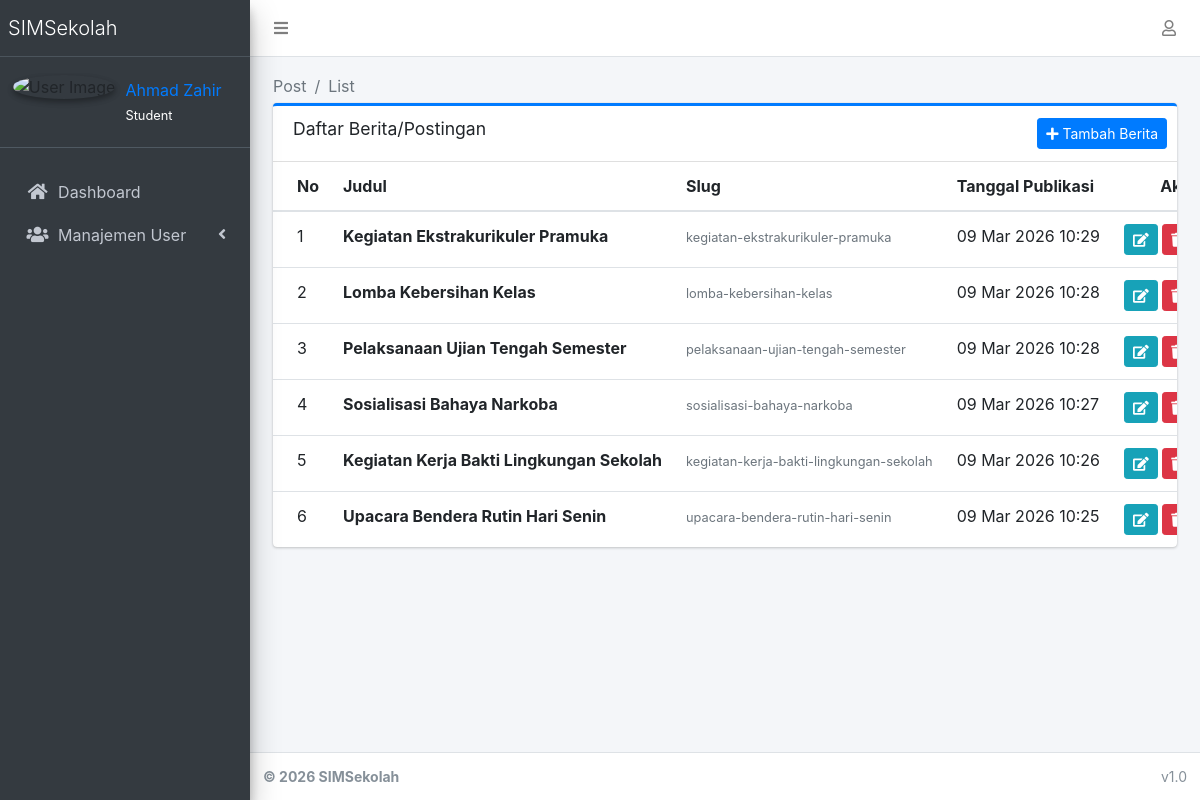
The page /posting/ (signed in) on the database its author committed.
### apps/accounts/models.py (models this page shows, shortened)
class UserProfile(models.Model):
    GENDER_CHOICES = (
        ('L', 'Laki-laki'),
        ('P', 'Perempuan'),
    )
    user = models.OneToOneField(User, on_delete=models.CASCADE)
    nama_lengkap = models.CharField(max_length=150, blank=True)
    nik = models.CharField(max_length=16, blank=True)
    jenis_kelamin = models.CharField(max_length=1, choices=GENDER_CHOICES, blank=True)
    tempat_lahir = models.CharField(max_length=100, blank=True)
    tanggal_lahir = models.DateField(null=True, blank=True)
    nama_ibu_kandung = models.CharField(max_length=150, blank=True)
    nama_sekolah = models.CharField(max_length=200, blank=True)
    npsn = models.CharField(max_length=20, blank=True)
    alamat_sekolah = models.TextField(blank=True)
    email_unit_kerja = models.EmailField(blank=True)
    alamat_rumah = models.TextField(blank=True)
    no_hp = models.CharField(max_length=20, blank=True)
    email_pribadi = models.EmailField(blank=True)
    pendidikan_terakhir = models.CharField(max_length=100, blank=True)
    jurusan = models.CharField(max_length=100, blank=True)
    gelar = models.CharField(max_length=50, blank=True)
    scan_ktp = models.FileField(upload_to='documents/ktp/', blank=True, null=True)
    scan_kk = models.FileField(upload_to='documents/kk/', blank=True, null=True)
    scan_sk = models.FileField(upload_to='documents/sk/', blank=True, null=True)

class User(AbstractUser):
    role = models.CharField(
        max_length=20,
        choices=(
            ('admin', 'Admin'),
            ('operator', 'Operator'),
            ('teacher', 'Teacher'),
            ('student', 'Student'),
        ),
        default='student'
    )

### apps/website/models.py (models this page shows, shortened)
class Post(models.Model):
    title = models.CharField(max_length=200)
    slug = models.SlugField(unique=True, blank=True)
    image = models.ImageField(upload_to='blog/', blank=True, null=True)
    content = CKEditor5Field('Content', config_name='default')
    published_at = models.DateTimeField()

### apps/website/views/general.py (the view)
# urls.py: path('posting/', general.post_list, name='post_list'),
@login_required
def post_list(request):
    posts = Post.objects.all().order_by('-published_at')
    return render(request, 'dashboard/website/post_list.html', {'posts': posts})

### apps/accounts/templatetags/account_tags.py (called while the page is built)
@register.inclusion_tag('accounts/partials/user_info.html', takes_context=True)
def user_profile_info(context):
    request = context['request']
    user = request.user
    return {
        'profile': user.userprofile if user.is_authenticated else None,
        'user': user
    }

### apps/core/context_processors.py (called while the page is built)
def theme(request):
    return {
        "THEME": settings.THEME
    }

def breadcrumbs(request):
    breadcrumbs = []
    if request.resolver_match:
        url_name = request.resolver_match.url_name
        if url_name:
            parts = url_name.split("_")
            for part in parts:
                breadcrumbs.append({
                    "name": part.capitalize(),
                    "url": ""
                })
    return {
        "breadcrumbs": breadcrumbs
    }

### templates/dashboard/website/post_list.html (shortened to what this page needs)
{% extends "dashboard/base.html" %}
{% load static %}
{% block content %}
<div class="container-fluid">
    <div class="row">
        <div class="col-12">
            <div class="card card-outline card-primary">
                <div class="card-header">
                    <h3 class="card-title">Daftar Berita/Postingan</h3>
                    <div class="card-tools">
                        <a href="{% url 'website:post_create' %}" class="btn btn-primary btn-sm">
                            <i class="fas fa-plus"></i> Tambah Berita
                        </a>
                    </div>
                </div>
            <div class="card-body table-responsive p-0">
                <table class="table table-hover text-nowrap">
                    <thead>
                        <tr>
                            <th style="width: 50px;">No</th>
                            <th>Judul</th>
                            <th>Slug</th>
                            <th>Tanggal Publikasi</th>
                            <th class="text-center">Aksi</th>
                        </tr>
                    </thead>
                    <tbody>
                        {% for post in posts %}
                        <tr>
                            <td>{{ forloop.counter }}</td>
                            <td><strong>{{ post.title }}</strong></td>
                            <td><small class="text-muted">{{ post.slug }}</small></td>
                            <td>{{ post.published_at|date:"d M Y H:i" }}</td>
                            <td class="text-center">
                                <a href="{% url 'website:post_edit' post.pk %}" class="btn btn-sm btn-info" title="Edit">
                                    <i class="fas fa-edit"></i>
                                </a>
                                <a href="{% url 'website:post_delete' post.pk %}" class="btn btn-sm btn-danger" title="Hapus" onclick="return confirm('Yakin ingin menghapus berita ini?')">
                                    <i class="fas fa-trash"></i>
                                </a>
                            </td>
                        </tr>
                        {% endfor %}
                    </tbody>
                </table>
            </div>
            </div>
        </div>
    </div>
</div>
{% endblock %}

### apps/accounts/templates/accounts/partials/user_info.html
{% if user.is_authenticated %}
    <div class="user-panel mt-3 pb-3 mb-3 d-flex">
        <div class="image">
            <img src="/static/adminlte/img/user2-160x160.jpg" class="img-circle elevation-2" alt="User Image">
        </div>
        <div class="info">
            <a href="#" class="d-block">{{ profile.nama_lengkap|default:user.username }}</a>
            <small class="text-white">{{ user.role|title }}</small>
        </div>
    </div>
{% endif %}

### rows shown on the page
UserProfile: nama_lengkap "Ahmad Zahir"
User: role "Student"
Post: title "Kegiatan Ekstrakurikuler Pramuka", slug "kegiatan-ekstrakurikuler-pramuka", published_at "09 Mar 2026 10:29"
Post: title "Lomba Kebersihan Kelas", slug "lomba-kebersihan-kelas", published_at "09 Mar 2026 10:28"
Post: title "Pelaksanaan Ujian Tengah Semester", slug "pelaksanaan-ujian-tengah-semester", published_at "09 Mar 2026 10:28"
Post: title "Sosialisasi Bahaya Narkoba", slug "sosialisasi-bahaya-narkoba", published_at "09 Mar 2026 10:27"
Post: title "Kegiatan Kerja Bakti Lingkungan Sekolah", slug "kegiatan-kerja-bakti-lingkungan-sekolah", published_at "09 Mar 2026 10:26"
Post: title "Upacara Bendera Rutin Hari Senin", slug "upacara-bendera-rutin-hari-senin", published_at "09 Mar 2026 10:25"

### other values the page prints
{{ crumb.name }} "Post" "List"
